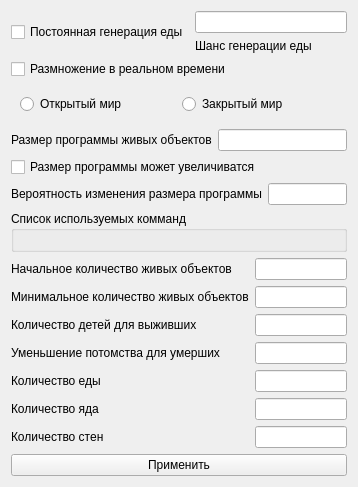
<?xml version="1.0" encoding="UTF-8"?>
<ui version="4.0">
 <class>AMySettingsForm</class>
 <widget class="QWidget" name="AMySettingsForm">
  <property name="geometry">
   <rect>
    <x>0</x>
    <y>0</y>
    <width>358</width>
    <height>476</height>
   </rect>
  </property>
  <property name="windowTitle">
   <string>Настройки</string>
  </property>
  <layout class="QVBoxLayout" name="verticalLayout_2">
   <item>
    <layout class="QHBoxLayout" name="horizontalLayout">
     <item>
      <widget class="QCheckBox" name="permanentFoodGenerationCheckBox">
       <property name="text">
        <string>Постоянная генерация еды</string>
       </property>
      </widget>
     </item>
     <item>
      <layout class="QVBoxLayout" name="verticalLayout">
       <item>
        <widget class="QLineEdit" name="foodGenerationChanceEdit"/>
       </item>
       <item>
        <widget class="QLabel" name="label">
         <property name="text">
          <string>Шанс генерации еды</string>
         </property>
        </widget>
       </item>
      </layout>
     </item>
    </layout>
   </item>
   <item>
    <widget class="QCheckBox" name="realTimeReproductionCheckBox">
     <property name="text">
      <string>Размножение в реальном времени</string>
     </property>
    </widget>
   </item>
   <item>
    <widget class="QWidget" name="widget" native="true">
     <layout class="QHBoxLayout" name="horizontalLayout_2">
      <item>
       <widget class="QRadioButton" name="openWorldRadioButton">
        <property name="text">
         <string>Открытый мир</string>
        </property>
       </widget>
      </item>
      <item>
       <widget class="QRadioButton" name="closeWordRadioButton">
        <property name="text">
         <string>Закрытый мир</string>
        </property>
       </widget>
      </item>
     </layout>
    </widget>
   </item>
   <item>
    <layout class="QHBoxLayout" name="horizontalLayout_3">
     <item>
      <widget class="QLabel" name="label_2">
       <property name="text">
        <string>Размер программы живых объектов</string>
       </property>
      </widget>
     </item>
     <item>
      <widget class="QLineEdit" name="liveObjectProgrammSizeEdit">
       <property name="text">
        <string/>
       </property>
      </widget>
     </item>
    </layout>
   </item>
   <item>
    <widget class="QCheckBox" name="liveObjectChangeableProgrammSizeCheckBox">
     <property name="text">
      <string>Размер программы может увеличиватся</string>
     </property>
    </widget>
   </item>
   <item>
    <layout class="QHBoxLayout" name="horizontalLayout_5">
     <item>
      <widget class="QLabel" name="label_8">
       <property name="text">
        <string>Вероятность изменения размера программы</string>
       </property>
      </widget>
     </item>
     <item>
      <widget class="QLineEdit" name="liveObjectChangeProgrammSizeChanceEdit">
       <property name="text">
        <string/>
       </property>
      </widget>
     </item>
    </layout>
   </item>
   <item>
    <widget class="QGroupBox" name="groupBox">
     <property name="title">
      <string>Список используемых комманд</string>
     </property>
     <layout class="QHBoxLayout" name="horizontalLayout_4">
      <item>
       <widget class="ACommandsSettingsWidget" name="commandsListWidget" native="true"/>
      </item>
     </layout>
    </widget>
   </item>
   <item>
    <layout class="QFormLayout" name="formLayout">
     <item row="0" column="0">
      <widget class="QLabel" name="label_3">
       <property name="text">
        <string>Начальное количество живых объектов</string>
       </property>
      </widget>
     </item>
     <item row="0" column="1">
      <widget class="QLineEdit" name="liveObjectStartCountEdit">
       <property name="text">
        <string/>
       </property>
      </widget>
     </item>
     <item row="1" column="0">
      <widget class="QLabel" name="label_4">
       <property name="text">
        <string>Минимальное количество живых объектов</string>
       </property>
      </widget>
     </item>
     <item row="1" column="1">
      <widget class="QLineEdit" name="liveObjectMinCountEdit">
       <property name="text">
        <string/>
       </property>
      </widget>
     </item>
     <item row="2" column="0">
      <widget class="QLabel" name="label_9">
       <property name="text">
        <string>Количество детей для выживших</string>
       </property>
      </widget>
     </item>
     <item row="2" column="1">
      <widget class="QLineEdit" name="colChildrenForLastSurvivedsEdit">
       <property name="text">
        <string/>
       </property>
      </widget>
     </item>
     <item row="3" column="0">
      <widget class="QLabel" name="label_10">
       <property name="toolTip">
        <string>Во сколько раз вудет уменьшатся потомство для каждого следующего умершего</string>
       </property>
       <property name="text">
        <string>Уменьшение потомства для умерших</string>
       </property>
      </widget>
     </item>
     <item row="3" column="1">
      <widget class="QLineEdit" name="nextSurvivedChildrenDecreaseEdit">
       <property name="text">
        <string/>
       </property>
      </widget>
     </item>
     <item row="4" column="0">
      <widget class="QLabel" name="label_5">
       <property name="text">
        <string>Количество еды</string>
       </property>
      </widget>
     </item>
     <item row="4" column="1">
      <widget class="QLineEdit" name="foodCountEdit">
       <property name="text">
        <string/>
       </property>
      </widget>
     </item>
     <item row="5" column="0">
      <widget class="QLabel" name="label_6">
       <property name="text">
        <string>Количество яда</string>
       </property>
      </widget>
     </item>
     <item row="5" column="1">
      <widget class="QLineEdit" name="toxinCountEdit">
       <property name="text">
        <string/>
       </property>
      </widget>
     </item>
     <item row="6" column="0">
      <widget class="QLabel" name="label_7">
       <property name="text">
        <string>Количество стен</string>
       </property>
      </widget>
     </item>
     <item row="6" column="1">
      <widget class="QLineEdit" name="wallCountEdit">
       <property name="text">
        <string/>
       </property>
      </widget>
     </item>
    </layout>
   </item>
   <item>
    <widget class="QPushButton" name="applyButton">
     <property name="text">
      <string>Применить</string>
     </property>
    </widget>
   </item>
   <item>
    <spacer name="verticalSpacer">
     <property name="orientation">
      <enum>Qt::Vertical</enum>
     </property>
     <property name="sizeHint" stdset="0">
      <size>
       <width>20</width>
       <height>40</height>
      </size>
     </property>
    </spacer>
   </item>
  </layout>
 </widget>
 <customwidgets>
  <customwidget>
   <class>ACommandsSettingsWidget</class>
   <extends>QWidget</extends>
   <header>ASettings/acommandssettingswidget.h</header>
   <container>1</container>
  </customwidget>
 </customwidgets>
 <resources/>
 <connections/>
</ui>
